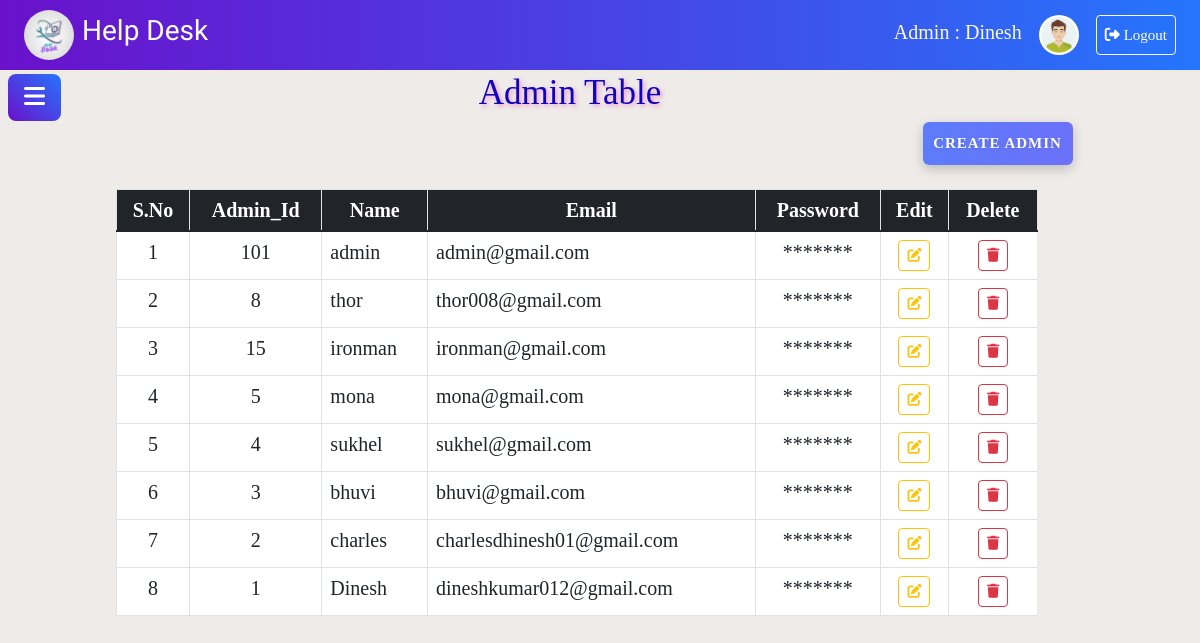
/Admin_dash (signed in), run on the app's committed database.
### admin_index/models.py (models this page shows, shortened)
class Admin(models.Model):
    admin_name=models.CharField(max_length=100)
    email=models.EmailField(max_length=100)
    password=models.CharField(max_length=20)
    admin_id=models.IntegerField()

### admin_index/views.py (the view)
# urls.py: path('Admin_dash', Admin_dashboard, name='Admin_dash'),
def Admin_dashboard(request):
    if 'admin_name' not in request.session:
        messages.error(request, 'Admin session was not created')
        return redirect('sign_in')
    adminname = request.session['admin_name']
    adminshow = Admin.objects.get(admin_name=adminname)
    tickets = Ticket.objects.all().order_by('-created_at')
    Ticket.objects.filter(seen_by_admin=False).update(seen_by_admin=True)
    unseen_ticket_count = Ticket.objects.filter(seen_by_admin=False).count()
    admin_all=Admin.objects.all().order_by('-id')
    agent_all=Agent.objects.all().order_by('-id')
    user_all=User.objects.all().order_by('-id')
    feedbacks = TicketFeedback.objects.select_related('user').order_by('-created_at')
    return render(request, 'Dashboard/Admin_dashboard.html', {
        'admin': adminname,
        'adminshow': adminshow,
        'admins':admin_all,
        'agents':agent_all,
        'users':user_all,
        'tickets': tickets,
        'feedbacks': feedbacks,
        'unseen_ticket_count': unseen_ticket_count,
        })

### admin_index/models.py (called while the page is built)
    def __str__(self):
        return self.agent_name

### admin_index/templates/Dashboard/Admin_dashboard.html (shortened to what this page needs)
{% load static %}
<!DOCTYPE html>
<html lang="en">
<head>
    <link rel="stylesheet" href="https://cdn.jsdelivr.net/npm/bootstrap@5.3.0/dist/css/bootstrap.min.css">
    <link rel="stylesheet" href="https://cdnjs.cloudflare.com/ajax/libs/font-awesome/6.7.2/css/all.min.css"
 />
    <link rel="stylesheet" href="{% static 'css/admin.css' %}">
</head>
<body class="d-flex flex-column min-vh-100" style="background-color: rgb(238, 235, 232);font-family: 'Marcellus, serif'; font-weight: 400;
    font-style: normal;" id="font">
    <nav class="navbar navbar-expand-lg px-4 gradient-navbar">
        <img src="{% static 'favicon/favicon.ico' %}" style="border-radius: 50px;" alt="" width="50px" height="50">
        <h3 class="ms-2" style="font-family: 'Marcellus', cursive;font-weight: 400;font-style: normal;">Help Desk</h3>
        <div class="ms-auto ">
            {% if admin %}
            <span class="text-light fs-5">Admin : {{ admin }}</span>
            <button class="btn" type="button" data-bs-toggle="offcanvas" data-bs-target="#offcanvasWithBothOptions"
                aria-controls="offcanvasWithBothOptions"><img src="{% static 'profile.png' %}"
                    width="40px" height="40" style="border-radius: 30px;" alt="">
            </button>
            <button class="btn btn-outline-light btn-sm p-2" data-bs-toggle="modal" data-bs-target="#logoutModal"><i
                    class="fa-solid fa-right-from-bracket me-1" style="font-size: 15px;"></i><span
                    style="font-size: 15px;">Logout</span></button>
            {% endif %}
        </div>
    </nav>
    <button class="btn btn-secondary toggle-btn ms-2 mt-4" type="button" data-bs-toggle="offcanvas"
        data-bs-target="#staticBackdrop" aria-controls="staticBackdrop">
        <i class="fa-solid fa-bars bar-icon fs-4"></i>
    </button>
    <main class="flex-grow-1 p-4">
        <div class="content-section mt-5" id="admin">
            <h1 class="text-center"
                style="margin-right: 60px; font-size: 35px; color: rgb(17, 5, 187);text-shadow: 2px 2px 4px rgb(238, 149, 207);">
                Admin Table</h1>
            <button type="button" class="btn btn-outline-dark crt_btn" data-bs-toggle="modal"
                data-bs-target="#create_admin">CREATE ADMIN</button>
            <table class="table table-hover mt-4 h5" style="margin-left: 8%; width: 80%;">
                <thead class="table-dark">
                    <th class="text-center border">S.No</th>
                    <th class="text-center border">Admin_Id</th>
                    <th class="text-center border">Name</th>
                    <th class="text-center border">Email</th>
                    <th class="text-center border">Password</th>
                    <th class="text-center border">Edit</th>
                    <th class="text-center border">Delete</th>
                </thead>
                <tbody class="table-group-divider">
                    {% if admins %}
                    {% for admins in admins %}
                    <tr>
                        <td class="text-center border">{{ forloop.counter }}</td>
                        <td class="text-center border">{{ admins.admin_id }}</td>
                        <td>{{ admins.admin_name }}</td>
                        <td class="border">{{ admins.email }}</td>
                        <td class="text-center">*******</td>
                        <td class="text-center border">
                            <button type="button" class="btn btn-outline-warning btn-sm" data-bs-toggle="modal"
                                data-bs-target="#update_admin{{ admins.id }}">
                                <i class="fa-solid fa-pen-to-square"></i>
                            </button>
                        </td>
                        <td class="text-center">
                            <button type="button" class="btn btn-outline-danger btn-sm" data-bs-toggle="modal"
                                data-bs-target="#delete_admin{{ admins.id }}">
                                <i class="fa-solid fa-trash"></i>
                            </button>
                        </td>
                    </tr>
                    {% endfor %}
                    {% else %}
                    <tr>
                        <td colspan="7" class="text-center text-muted">No Data found</td>
                    </tr>
                    {% endif %}
                </tbody>
            </table>
        </div>
    </main>
</body>
</html>

### admin_index/static/css/admin.css (style rules this page uses)
body { margin: 0; padding: 0; }
.gradient-navbar { background: linear-gradient(90deg, #6a11cb, #2575fc); color: white; position: fixed; width: 100%; }
.gradient-navbar .navbar-brand, .gradient-navbar .nav-link, .gradient-navbar .text-light, .gradient-navbar .btn-outline-light { color: #ffffff; }
.toggle-btn { position: fixed; top: 50px; }
.toggle-btn { background: linear-gradient(45deg, #6a11cb, #2575fc); color: white; border: none; transition: all 0.3s ease; padding: 0.6rem 1rem; border-radius: 0.5rem; }
.bar-icon { transition: transform 0.3s ease; }
.crt_btn { width: 150px; border: none; padding: 10px; font-size: 15px; font-weight: bold; color: #fff; text-transform: uppercase; letter-spacing: 1px; cursor: pointer; outline: none; text-decoration: none; box-shadow: 0 4px 12px rgba(0, 0, 0, 0.2); background: linear-gradient(270deg, #ff6b6b, #f06595, #845ef7, #5c7cfa); background-size: 800% 800%; animation: gradientMove 6s ease infinite; text-shadow: 0 1px 2px rgba(0, 0, 0, 0.1); box-sizing: border-box; margin-left: 78%; transition: all 2s ease; border-radius: none; }
.content-section { animation: fadeIn 0.7s ease-in-out; }

### data on the page
Admin: admin_id "101", admin_name "admin", email "admin@gmail.com"
Admin: admin_id "8", admin_name "thor", email "thor008@gmail.com"
Admin: admin_id "15", admin_name "ironman", email "ironman@gmail.com"
Admin: admin_id "5", admin_name "mona", email "mona@gmail.com"
Admin: admin_id "4", admin_name "sukhel", email "sukhel@gmail.com"
Admin: admin_id "3", admin_name "bhuvi", email "bhuvi@gmail.com"
Admin: admin_id "2", admin_name "charles", email "charlesdhinesh01@gmail.com"
Admin: admin_id "1", admin_name "Dinesh", email "dineshkumar012@gmail.com"

### other printed values
{{ admin }} "Dinesh"
